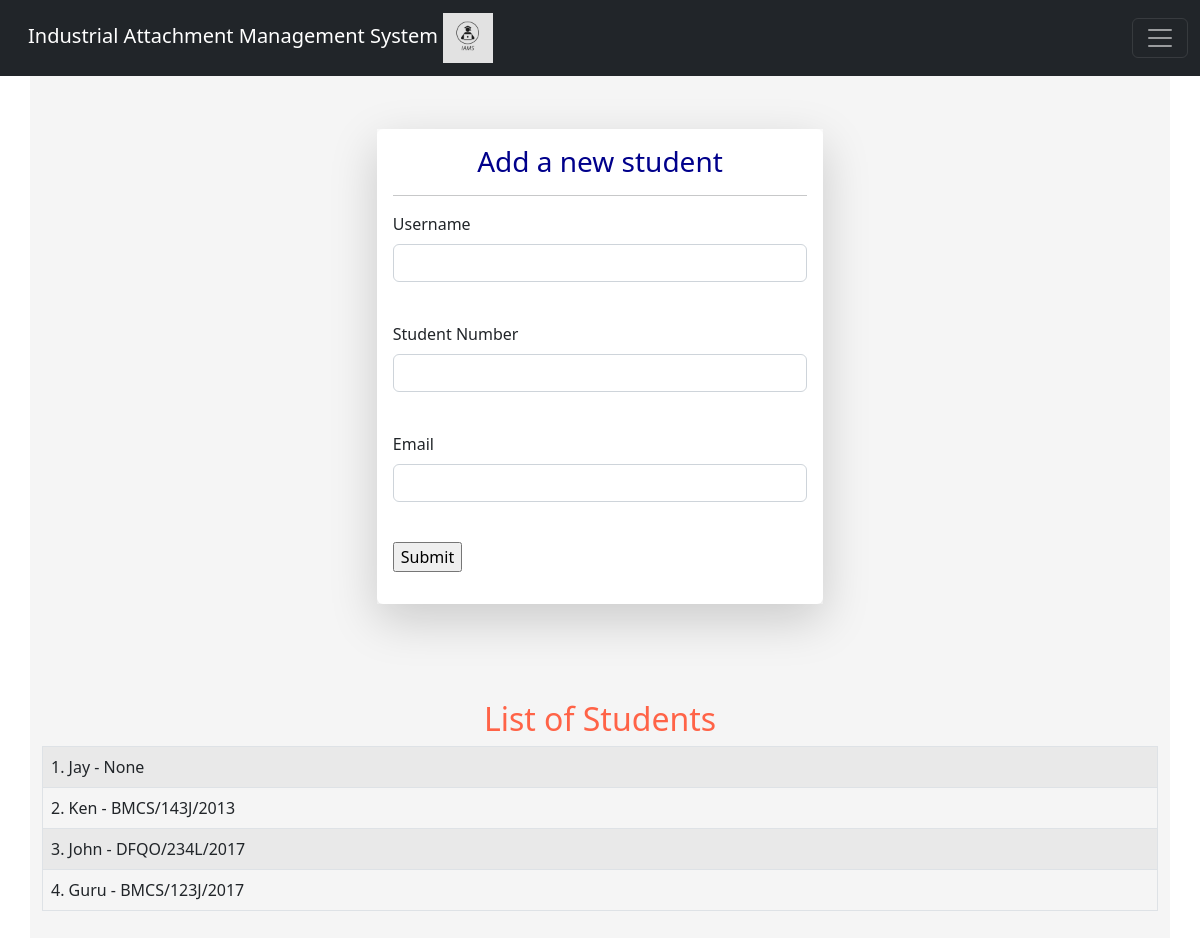
Before: /add (signed in) with the older database file.
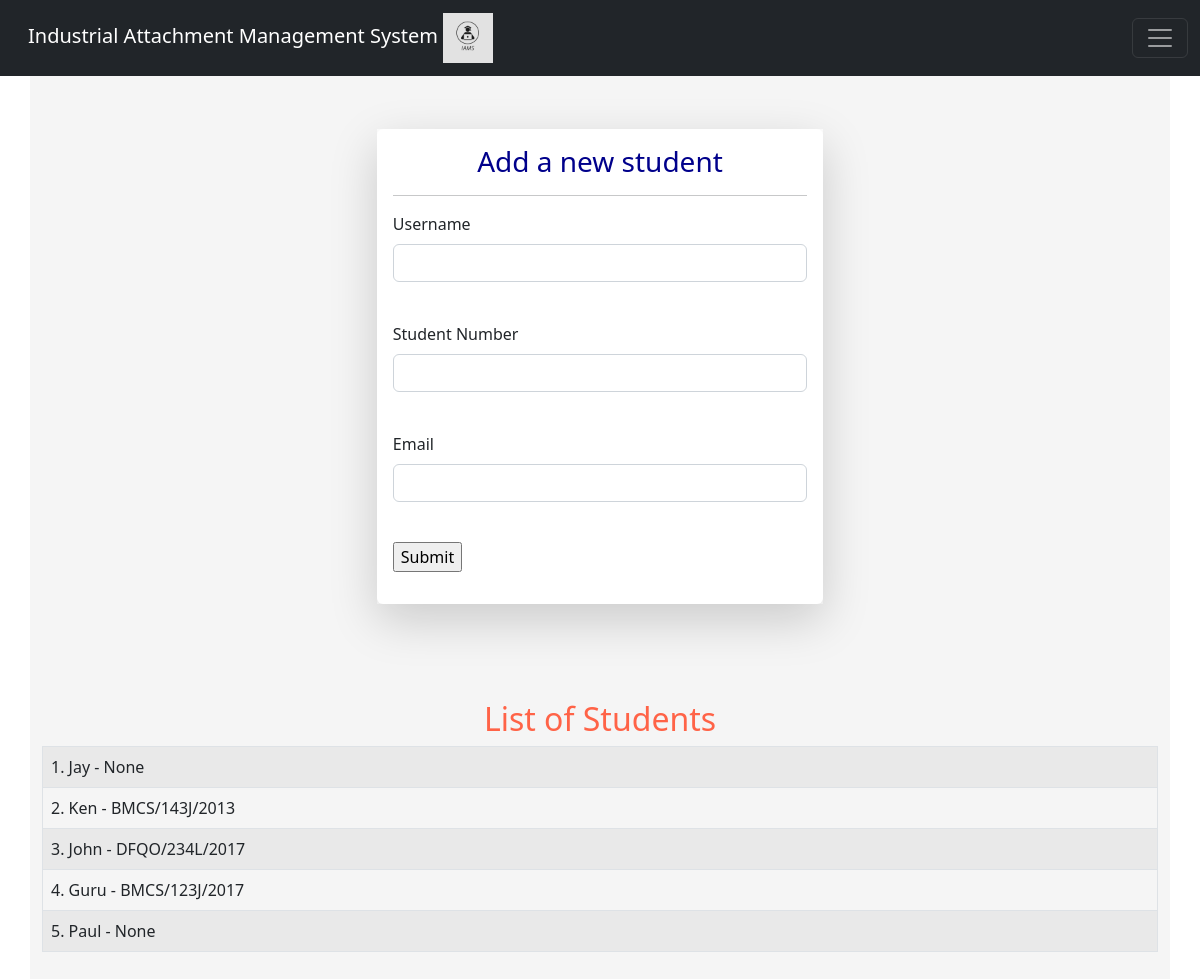
After: the same page with the newer database file.
### app/models.py (models this page shows, shortened)
class User(UserMixin, db.Model):
    id = db.Column(db.Integer, primary_key=True)
    username = db.Column(db.String(64), index=True, unique=True)
    adm_number = db.Column(db.String(64), index=True, unique=True)
    email = db.Column(db.String(120), index=True, unique=True)
    date_added = db.Column(db.DateTime, default=datetime.utcnow)
    password_hash = db.Column(db.String(128))
    requests = db.relationship('Request', lazy='dynamic')

### app/routes.py (the view, shortened to what this page needs)
@app.route('/add', methods=['GET', 'POST'])
@login_required
def add_student():
    name = None
    form = StudentForm()
    students = User.query.order_by(User.date_added)
    return render_template('add_student.html', title="Add",
        form=form,
        name=name,
        students=students)

### app/forms.py
class StudentForm(FlaskForm):
    username = StringField('Username', validators=[DataRequired()])
    adm_number = StringField('Student Number', validators=[DataRequired()])
    email = StringField('Email', validators=[DataRequired()])
    date_added = DateTimeField('Date Added')
    submit = SubmitField('Submit')

### app/models.py (called while the page is built)
@login.user_loader
def load_user(id):
    return User.query.get(int(id))

### app/templates/add_student.html (shortened to what this page needs)
{% extends 'base.html'%}
{% block content %}
<br/><br/><br/>
    <form method="POST">
        <div class="shadow-lg p-3 mb-5 bg-body rounded">
            <h3>Add a new student</h3>
            <hr>
            <p>
                {{ form.username.label(
                    class="form-label") }} <br/>
                {{ form.username(
                    class="form-control") }}<br/>
            </p>
            <p>
                {{ form.adm_number.label(
                    class="form-label") }} <br/>
                {{ form.adm_number(
                    class="form-control") }}<br>
            </p>
            <p>
                {{ form.email.label(
                    class="form-label") }}<br>
                {{ form.email(
                    class="form-control") }}<br>
            </p>
            <p> {{ form.submit() }}</p>
        </div>
    </form>
    <br/><br/>
        <table class="table table-hover
        table-bordered table-striped">
        <h2>List of Students</h2>
        {% for student in students %}
        <tr>
            <td>
            {{ student.id }}. {{ student.username }} - {{ student.adm_number }}
            </tr>
        {% endfor %}
        </table>
<br/><br/><br/>
{% endblock %}

### app/templates/base.html (shortened to what this page needs)
<!doctype html>
<html lang="en">
    <head>
        <link rel="stylesheet" href="https://cdn.jsdelivr.net/npm/bootstrap@5.2.2/dist/css/bootstrap.rtl.min.css">
        <link rel="stylesheet" href="{{ url_for('static' ,filename='css/style.css')}}">
    </head>
    <body>
        {% include 'navbar.html' %}
        <br>
        <div class="container">
            {% block content %} {% endblock %}
        </div>
    </body>
</html>

### app/templates/navbar.html (shortened to what this page needs)
<nav class="navbar navbar-dark bg-dark fixed-top">
    <div class="container-fluid">
        <a class="navbar-brand" href="/index">
            Industrial Attachment Management System
            <img src="{{ url_for('static', filename='images/logo.jpg') }}" class="centre" width=50 alt="logo">
        </a>
        <button class="navbar-toggler" type="button" data-bs-toggle="offcanvas" data-bs-target="#offcanvasDarkNavbar" aria-controls="offcanvasDarkNavbar">
            <span class="navbar-toggler-icon"></span>
        </button>
    </div>
</nav>

### app/static/css/style.css (style rules this page uses)
.container { width: 100%; background: whitesmoke; }
form { width: 40%; background: white; margin: 0 auto; }
h2 { color: tomato; text-align: center; }
h3 { color: darkblue; text-align: center; }
* { box-sizing: border-box; }

Changed rows visible on the page:
added User: id "5", username "Paul", adm_number "None"
